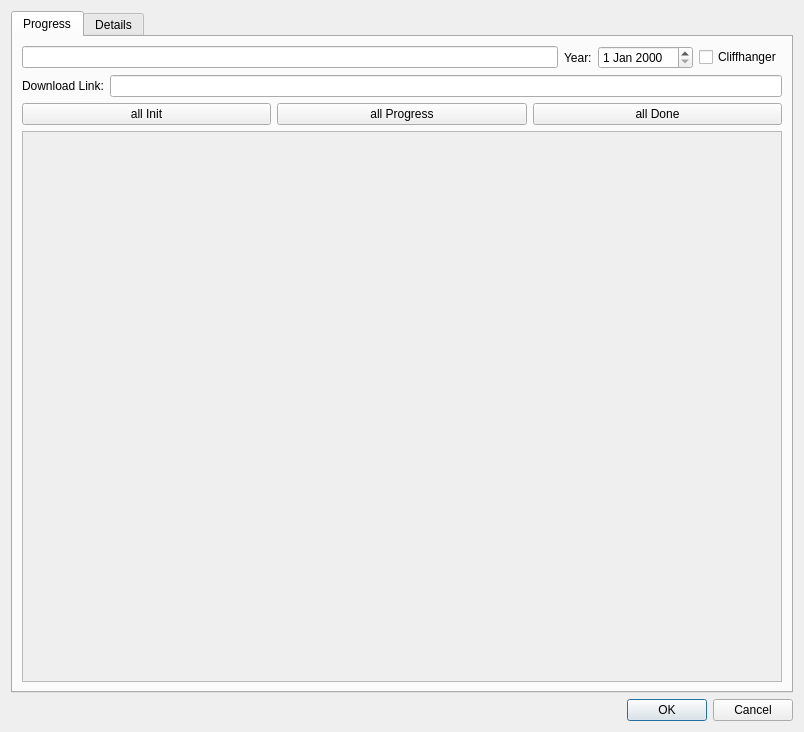
<?xml version="1.0" encoding="UTF-8"?>
<ui version="4.0">
 <class>cEdit</class>
 <widget class="QDialog" name="cEdit">
  <property name="geometry">
   <rect>
    <x>0</x>
    <y>0</y>
    <width>804</width>
    <height>732</height>
   </rect>
  </property>
  <property name="windowTitle">
   <string>Edit</string>
  </property>
  <layout class="QGridLayout" name="gridLayout_2">
   <item row="0" column="0">
    <layout class="QVBoxLayout" name="verticalLayout_2">
     <item>
      <widget class="QTabWidget" name="m_lpTabWidget">
       <property name="currentIndex">
        <number>0</number>
       </property>
       <widget class="QWidget" name="tab">
        <attribute name="title">
         <string>Progress</string>
        </attribute>
        <layout class="QGridLayout" name="gridLayout">
         <item row="0" column="0">
          <layout class="QVBoxLayout" name="verticalLayout">
           <item>
            <layout class="QVBoxLayout" name="m_lpVerticalLayout">
             <item>
              <layout class="QHBoxLayout" name="horizontalLayout_6">
               <item>
                <widget class="QLineEdit" name="m_lpName">
                 <property name="readOnly">
                  <bool>true</bool>
                 </property>
                </widget>
               </item>
               <item>
                <widget class="QLabel" name="label_4">
                 <property name="text">
                  <string>Year:</string>
                 </property>
                </widget>
               </item>
               <item>
                <widget class="QDateEdit" name="m_lpFirstAired"/>
               </item>
               <item>
                <widget class="QCheckBox" name="m_lpCliffhanger">
                 <property name="text">
                  <string>Cliffhanger</string>
                 </property>
                </widget>
               </item>
              </layout>
             </item>
             <item>
              <layout class="QHBoxLayout" name="horizontalLayout_2">
               <item>
                <widget class="QLabel" name="label">
                 <property name="text">
                  <string>Download Link:</string>
                 </property>
                </widget>
               </item>
               <item>
                <widget class="QLineEdit" name="m_lpDownloadLink"/>
               </item>
              </layout>
             </item>
             <item>
              <layout class="QHBoxLayout" name="horizontalLayout">
               <item>
                <widget class="QPushButton" name="m_lpAllInit">
                 <property name="text">
                  <string>all Init</string>
                 </property>
                </widget>
               </item>
               <item>
                <widget class="QPushButton" name="m_lpAllProgress">
                 <property name="text">
                  <string>all Progress</string>
                 </property>
                </widget>
               </item>
               <item>
                <widget class="QPushButton" name="m_lpAllDone">
                 <property name="text">
                  <string>all Done</string>
                 </property>
                </widget>
               </item>
              </layout>
             </item>
             <item>
              <widget class="QScrollArea" name="m_lpScrollArea">
               <property name="widgetResizable">
                <bool>true</bool>
               </property>
               <widget class="QWidget" name="m_lpScrollAreaWidget">
                <property name="geometry">
                 <rect>
                  <x>0</x>
                  <y>0</y>
                  <width>754</width>
                  <height>546</height>
                 </rect>
                </property>
                <layout class="QGridLayout" name="m_lpGridLayoutScroll"/>
               </widget>
              </widget>
             </item>
            </layout>
           </item>
          </layout>
         </item>
        </layout>
       </widget>
       <widget class="QWidget" name="tab_2">
        <attribute name="title">
         <string>Details</string>
        </attribute>
        <layout class="QGridLayout" name="gridLayout_3">
         <item row="0" column="0">
          <layout class="QVBoxLayout" name="verticalLayout_3" stretch="0,1,1">
           <item>
            <widget class="QLabel" name="m_lpDetailsBanner">
             <property name="minimumSize">
              <size>
               <width>758</width>
               <height>140</height>
              </size>
             </property>
             <property name="frameShape">
              <enum>QFrame::Box</enum>
             </property>
             <property name="text">
              <string/>
             </property>
             <property name="alignment">
              <set>Qt::AlignCenter</set>
             </property>
            </widget>
           </item>
           <item>
            <widget class="QScrollArea" name="scrollArea">
             <property name="widgetResizable">
              <bool>true</bool>
             </property>
             <widget class="QWidget" name="scrollAreaWidgetContents">
              <property name="geometry">
               <rect>
                <x>0</x>
                <y>0</y>
                <width>756</width>
                <height>241</height>
               </rect>
              </property>
              <layout class="QGridLayout" name="gridLayout_4">
               <item row="0" column="0">
                <layout class="QHBoxLayout" name="horizontalLayout_5">
                 <item>
                  <widget class="QTextEdit" name="m_lpDetailsOverview">
                   <property name="readOnly">
                    <bool>true</bool>
                   </property>
                  </widget>
                 </item>
                 <item>
                  <layout class="QVBoxLayout" name="verticalLayout_4" stretch="2,1">
                   <item>
                    <layout class="QHBoxLayout" name="horizontalLayout_4">
                     <item>
                      <widget class="cVerticalLabel" name="label_2">
                       <property name="text">
                        <string>Actors</string>
                       </property>
                      </widget>
                     </item>
                     <item>
                      <widget class="QTreeWidget" name="m_lpDetailsActors">
                       <attribute name="headerVisible">
                        <bool>false</bool>
                       </attribute>
                       <column>
                        <property name="text">
                         <string notr="true">1</string>
                        </property>
                       </column>
                      </widget>
                     </item>
                    </layout>
                   </item>
                   <item>
                    <layout class="QHBoxLayout" name="horizontalLayout_3">
                     <item>
                      <widget class="cVerticalLabel" name="label_3">
                       <property name="text">
                        <string>Genre</string>
                       </property>
                      </widget>
                     </item>
                     <item>
                      <widget class="QTreeWidget" name="m_lpDetailsGenre">
                       <attribute name="headerVisible">
                        <bool>false</bool>
                       </attribute>
                       <column>
                        <property name="text">
                         <string notr="true">1</string>
                        </property>
                       </column>
                      </widget>
                     </item>
                    </layout>
                   </item>
                  </layout>
                 </item>
                </layout>
               </item>
              </layout>
             </widget>
            </widget>
           </item>
           <item>
            <widget class="QTabWidget" name="m_lpDetailsSeasonTab">
             <property name="currentIndex">
              <number>0</number>
             </property>
             <widget class="QWidget" name="tab_3">
              <attribute name="title">
               <string>Tab 1</string>
              </attribute>
             </widget>
            </widget>
           </item>
          </layout>
         </item>
        </layout>
       </widget>
      </widget>
     </item>
     <item>
      <widget class="QDialogButtonBox" name="m_lpButtonBox">
       <property name="orientation">
        <enum>Qt::Horizontal</enum>
       </property>
       <property name="standardButtons">
        <set>QDialogButtonBox::Cancel|QDialogButtonBox::Ok</set>
       </property>
      </widget>
     </item>
    </layout>
   </item>
  </layout>
 </widget>
 <customwidgets>
  <customwidget>
   <class>cVerticalLabel</class>
   <extends>QLabel</extends>
   <header>cverticallabel.h</header>
  </customwidget>
 </customwidgets>
 <resources/>
 <connections>
  <connection>
   <sender>m_lpButtonBox</sender>
   <signal>accepted()</signal>
   <receiver>cEdit</receiver>
   <slot>accept()</slot>
   <hints>
    <hint type="sourcelabel">
     <x>248</x>
     <y>254</y>
    </hint>
    <hint type="destinationlabel">
     <x>157</x>
     <y>274</y>
    </hint>
   </hints>
  </connection>
  <connection>
   <sender>m_lpButtonBox</sender>
   <signal>rejected()</signal>
   <receiver>cEdit</receiver>
   <slot>reject()</slot>
   <hints>
    <hint type="sourcelabel">
     <x>316</x>
     <y>260</y>
    </hint>
    <hint type="destinationlabel">
     <x>286</x>
     <y>274</y>
    </hint>
   </hints>
  </connection>
 </connections>
</ui>
